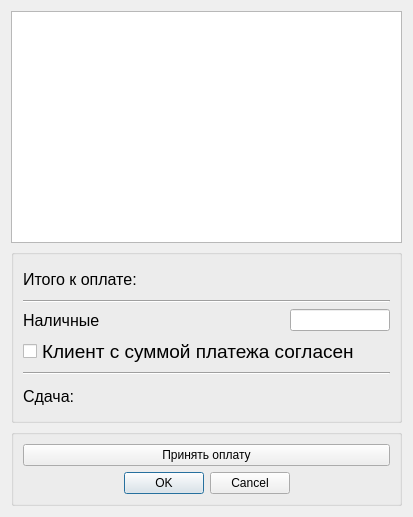
<?xml version="1.0" encoding="UTF-8"?>
<ui version="4.0">
 <class>PaymentWindow</class>
 <widget class="QDialog" name="PaymentWindow">
  <property name="windowModality">
   <enum>Qt::ApplicationModal</enum>
  </property>
  <property name="geometry">
   <rect>
    <x>0</x>
    <y>0</y>
    <width>413</width>
    <height>517</height>
   </rect>
  </property>
  <property name="windowTitle">
   <string>Оплата</string>
  </property>
  <property name="autoFillBackground">
   <bool>false</bool>
  </property>
  <property name="modal">
   <bool>true</bool>
  </property>
  <layout class="QVBoxLayout" name="verticalLayout">
   <item>
    <widget class="QTableWidget" name="tblServices">
     <property name="font">
      <font>
       <pointsize>12</pointsize>
      </font>
     </property>
    </widget>
   </item>
   <item>
    <widget class="QGroupBox" name="groupBox_2">
     <property name="title">
      <string/>
     </property>
     <layout class="QGridLayout" name="gridLayout">
      <item row="1" column="0" colspan="3">
       <widget class="Line" name="line">
        <property name="orientation">
         <enum>Qt::Horizontal</enum>
        </property>
       </widget>
      </item>
      <item row="2" column="0">
       <widget class="QLabel" name="label">
        <property name="font">
         <font>
          <pointsize>12</pointsize>
         </font>
        </property>
        <property name="text">
         <string>Наличные</string>
        </property>
       </widget>
      </item>
      <item row="6" column="0">
       <widget class="QLabel" name="label_3">
        <property name="font">
         <font>
          <pointsize>12</pointsize>
         </font>
        </property>
        <property name="text">
         <string>Сдача:</string>
        </property>
       </widget>
      </item>
      <item row="0" column="0">
       <widget class="QLabel" name="label_2">
        <property name="font">
         <font>
          <pointsize>12</pointsize>
         </font>
        </property>
        <property name="text">
         <string>Итого к оплате:</string>
        </property>
       </widget>
      </item>
      <item row="5" column="0" colspan="3">
       <widget class="Line" name="line_2">
        <property name="orientation">
         <enum>Qt::Horizontal</enum>
        </property>
       </widget>
      </item>
      <item row="3" column="0" colspan="3">
       <widget class="QCheckBox" name="chkSummAccept">
        <property name="font">
         <font>
          <pointsize>14</pointsize>
         </font>
        </property>
        <property name="text">
         <string>Клиент с суммой платежа согласен</string>
        </property>
       </widget>
      </item>
      <item row="2" column="2">
       <widget class="QLineEdit" name="lineEdit">
        <property name="maximumSize">
         <size>
          <width>100</width>
          <height>16777215</height>
         </size>
        </property>
       </widget>
      </item>
      <item row="0" column="1" colspan="2">
       <widget class="QLabel" name="lblPaymentSumm">
        <property name="minimumSize">
         <size>
          <width>0</width>
          <height>30</height>
         </size>
        </property>
        <property name="font">
         <font>
          <pointsize>14</pointsize>
         </font>
        </property>
        <property name="text">
         <string/>
        </property>
       </widget>
      </item>
      <item row="6" column="1" colspan="2">
       <widget class="QLabel" name="lblRevertSumm">
        <property name="minimumSize">
         <size>
          <width>0</width>
          <height>30</height>
         </size>
        </property>
        <property name="font">
         <font>
          <pointsize>14</pointsize>
         </font>
        </property>
        <property name="text">
         <string/>
        </property>
       </widget>
      </item>
     </layout>
    </widget>
   </item>
   <item>
    <widget class="QGroupBox" name="groupBox">
     <property name="minimumSize">
      <size>
       <width>0</width>
       <height>64</height>
      </size>
     </property>
     <property name="title">
      <string/>
     </property>
     <layout class="QGridLayout" name="gridLayout_2">
      <item row="1" column="0">
       <widget class="QDialogButtonBox" name="btnBox">
        <property name="enabled">
         <bool>true</bool>
        </property>
        <property name="autoFillBackground">
         <bool>false</bool>
        </property>
        <property name="orientation">
         <enum>Qt::Horizontal</enum>
        </property>
        <property name="standardButtons">
         <set>QDialogButtonBox::Cancel|QDialogButtonBox::Ok</set>
        </property>
        <property name="centerButtons">
         <bool>true</bool>
        </property>
       </widget>
      </item>
      <item row="0" column="0">
       <widget class="QPushButton" name="btnPayment">
        <property name="text">
         <string>Принять оплату</string>
        </property>
       </widget>
      </item>
     </layout>
    </widget>
   </item>
  </layout>
 </widget>
 <resources/>
 <connections>
  <connection>
   <sender>btnBox</sender>
   <signal>accepted()</signal>
   <receiver>PaymentWindow</receiver>
   <slot>accept()</slot>
   <hints>
    <hint type="sourcelabel">
     <x>248</x>
     <y>254</y>
    </hint>
    <hint type="destinationlabel">
     <x>157</x>
     <y>274</y>
    </hint>
   </hints>
  </connection>
  <connection>
   <sender>btnBox</sender>
   <signal>rejected()</signal>
   <receiver>PaymentWindow</receiver>
   <slot>reject()</slot>
   <hints>
    <hint type="sourcelabel">
     <x>316</x>
     <y>260</y>
    </hint>
    <hint type="destinationlabel">
     <x>286</x>
     <y>274</y>
    </hint>
   </hints>
  </connection>
 </connections>
</ui>
